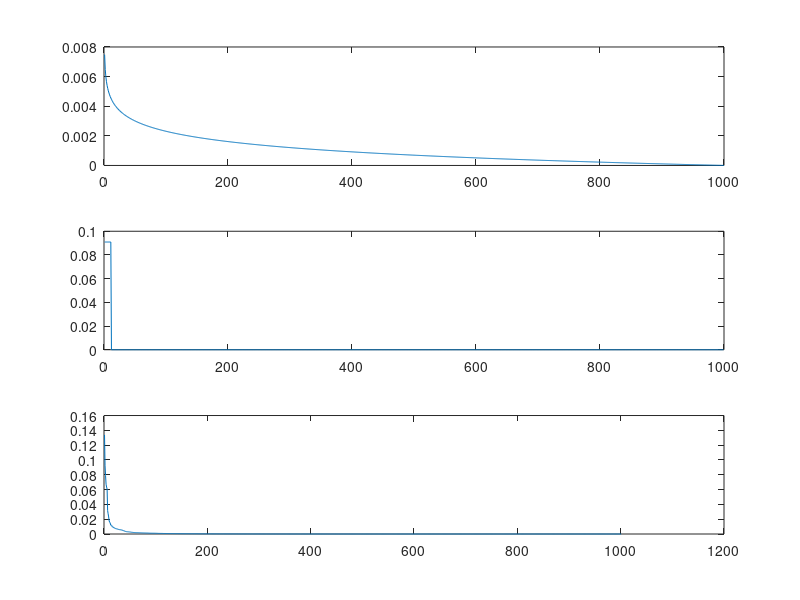

MATLAB code to generate this figure:
s = 1000;

p = zeros(s,1);

for i=1:s
    for j=0:s-i
        p(i) = p(i) + 1/(s-j);
    end
end

p = p/s;

subplot(3,1,1);
plot(p)

a = geornd(0.5,1000,1);
a = a / max(a);
a = sort(a);
b = [0; a];
c = [a; 0];

d = c - b; d=d(2:end-1);
subplot(3,1,2);
sum(d)
d = sort(d,'descend');
plot(d);

for jj = 1:3

    d = []; d(1) = 1;
    for i=1:1000
        ind = unidrnd(length(d));
        val = d(ind);
        r = unifrnd(0,1);
        d(ind) = r* val;
        d = [d; val*(1-r)];
    end

    subplot(3,1,3);
    d = sort(d,'descend');
    plot(d);
    
end
